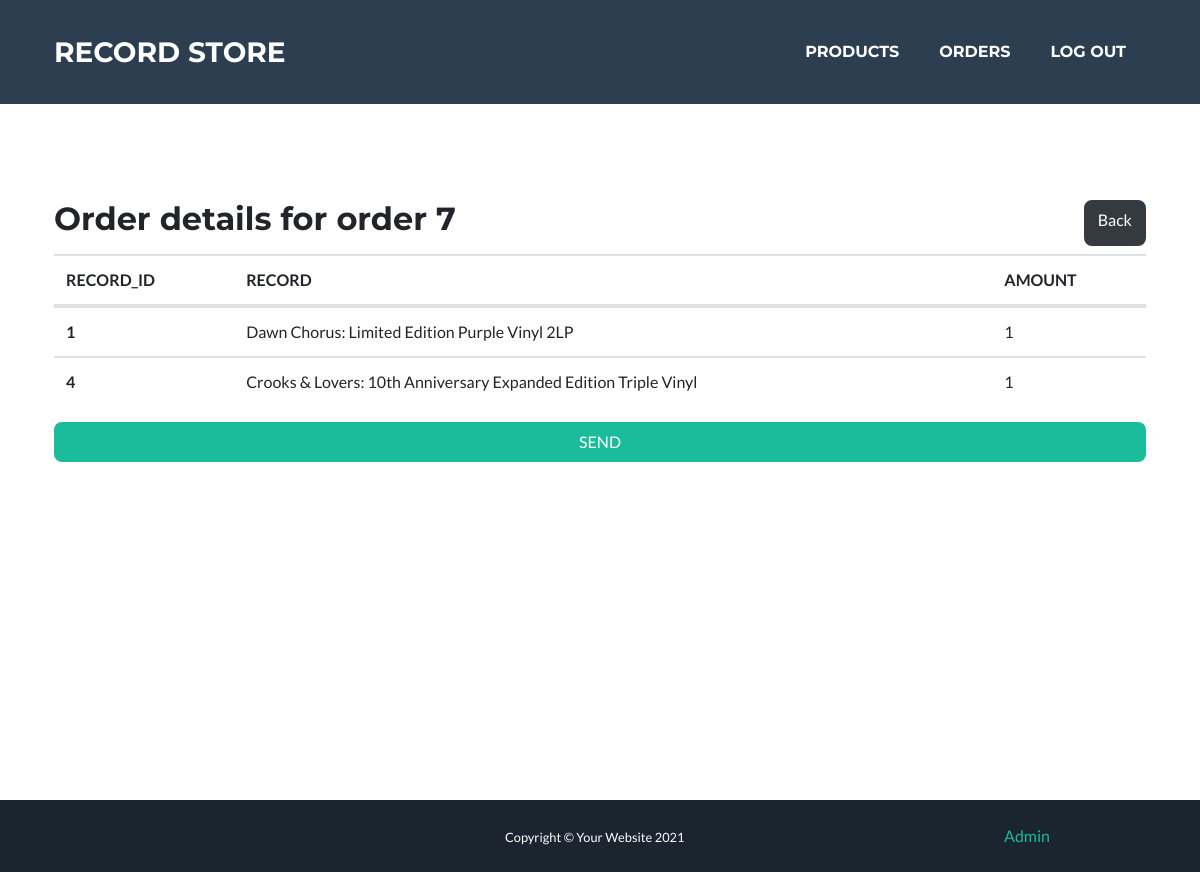
The app's page /admin/orders/7 (signed in) with its own data.
### tables this page shows
CREATE TABLE `orders` (
  `id_order` int(11) NOT NULL,
  `sent` tinyint(1) DEFAULT NULL,
  `timestamp` timestamp NULL DEFAULT CURRENT_TIMESTAMP,
  `id_customer` int(11) NOT NULL
);

CREATE TABLE `order_details` (
  `orders_id_order` int(11) NOT NULL,
  `records_id_record` int(11) NOT NULL,
  `amount` int(11) DEFAULT NULL
);

CREATE TABLE `records` (
  `id_record` int(11) NOT NULL,
  `title` varchar(200) DEFAULT NULL,
  `description` varchar(1000) DEFAULT NULL,
  `price` decimal(11,2) DEFAULT NULL,
  `year_released` year(4) DEFAULT NULL,
  `cover` varchar(45) DEFAULT NULL,
  `stock` int(11) NOT NULL,
  `for_sale` tinyint(1) NOT NULL DEFAULT '1'
);

### models/Database.php (called while the page is built, shortened)
<?php
class Database
{
    private $conn = null;
    public function __construct($database, $username = "root", $password = "root", $servername = "localhost")
    {
        $dsn = "mysql:host=$servername;dbname=$database;charset=UTF8";
        try {
            $this->conn = new PDO($dsn, $username, $password);
            $this->conn->setAttribute(PDO::ATTR_ERRMODE, PDO::ERRMODE_EXCEPTION);
        } catch (PDOException $e) {
            echo "Connection failed: " . $e->getMessage();
        }
    }
    private function execute($statement, $input_parameters = [])
    {
        try {
            $stmt = $this->conn->prepare($statement);
            $stmt->execute($input_parameters);
            return $stmt;
        } catch (PDOException $e) {
            echo "Error: " . $e->getMessage() . "<br>";
            throw new Exception($e->getMessage());
        }
    }
    public function select($statement, $input_parameters = [])
    {
        $stmt = $this->execute($statement, $input_parameters);
        return $stmt->fetchAll();
    }
}

### models/AdminModel.php (called while the page is built, shortened)
<?php
class AdminModel
{
    private $db;
    public function __construct($database)
    {
        $this->db = $database;
    }
    public function fetchOrderById($id)
    {
        $statement = "SELECT orders.id_order, records.title, records.id_record, order_details.amount, orders.sent FROM orders
        JOIN order_details ON order_details.orders_id_order = orders.id_order
        JOIN records ON records.id_record = order_details.records_id_record
        WHERE orders.id_order = :id";
        $parameters = array(":id" => $id);
        $order = $this->db->select($statement, $parameters);
        return $order;
    }
}

### views/AdminView.php (the view, shortened to what this page needs)
<?php
class AdminView
{
    public function viewHeader($title)
    {
        include_once("views/partials/header.php");
    }
    public function viewFooter()
    {
        include_once("views/partials/footer.php");
    }
    public function viewTableRowOrderDetails($order)
    {
        $tableRow = <<<HTML
            <tr>
            <th scope="row">$order[id_record]</th>
            <td>
                $order[title]
            </td>
            <td>
                $order[amount]
            </td>
            </tr>
        HTML;
        echo $tableRow;
    }
    public function viewOrderDetails($order)
    {
        $idOrder = $order[0];
        $destination = URLROOT . "admin/orders";
        $tableStart = <<<HTML
        <div class="container masthead min-vh-100">
            <div class='d-flex justify-content-between'>
                <h2>Order details for order $idOrder[id_order]</h2>
                <a href='$destination' class='btn btn-dark'>Back</a>
            </div>
            <table class="table mt-2">
                <thead>
                    <tr>
                    <th scope="col">RECORD_ID</th>
                    <th scope="col">RECORD</th>
                    <th scope="col">AMOUNT</th>
                </thead>
                <tbody>
        HTML;
        echo $tableStart;
        foreach ($order as $orderDetails) {
            $this->viewTableRowOrderDetails($orderDetails);
        }
        $tableEnd = <<<HTML
            </tbody>
            </table>
        HTML;
        echo $tableEnd;
        if (!$idOrder["sent"])
            echo
            "<form action='#' method='POST'>
            <input class='btn btn-primary btn-block' type='submit' value='SEND'/>
            </form>";
        echo "</div>";
    }
}

### records on screen
orders: id_order "7"
order_details: records_id_record.id_record "1", records_id_record.title "Dawn Chorus: Limited Edition Purple Vinyl 2LP", amount "1"
order_details: records_id_record.id_record "4", records_id_record.title "Crooks & Lovers: 10th Anniversary Expanded Edition Triple Vinyl", amount "1"

### other values on screen
$listItem[title] "PRODUCTS"
$listItem[title] "ORDERS"
$listItem[title] "LOG OUT"
